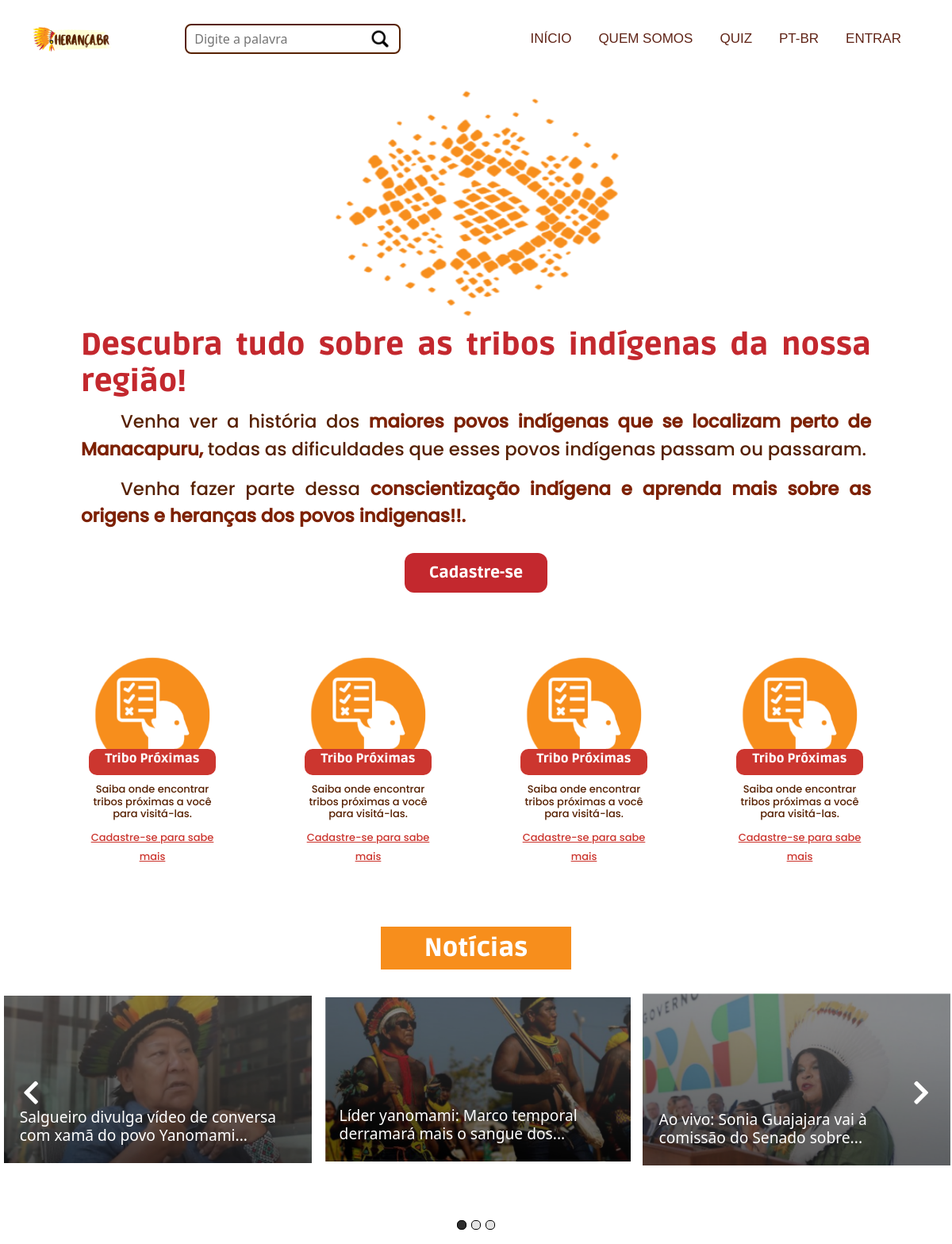
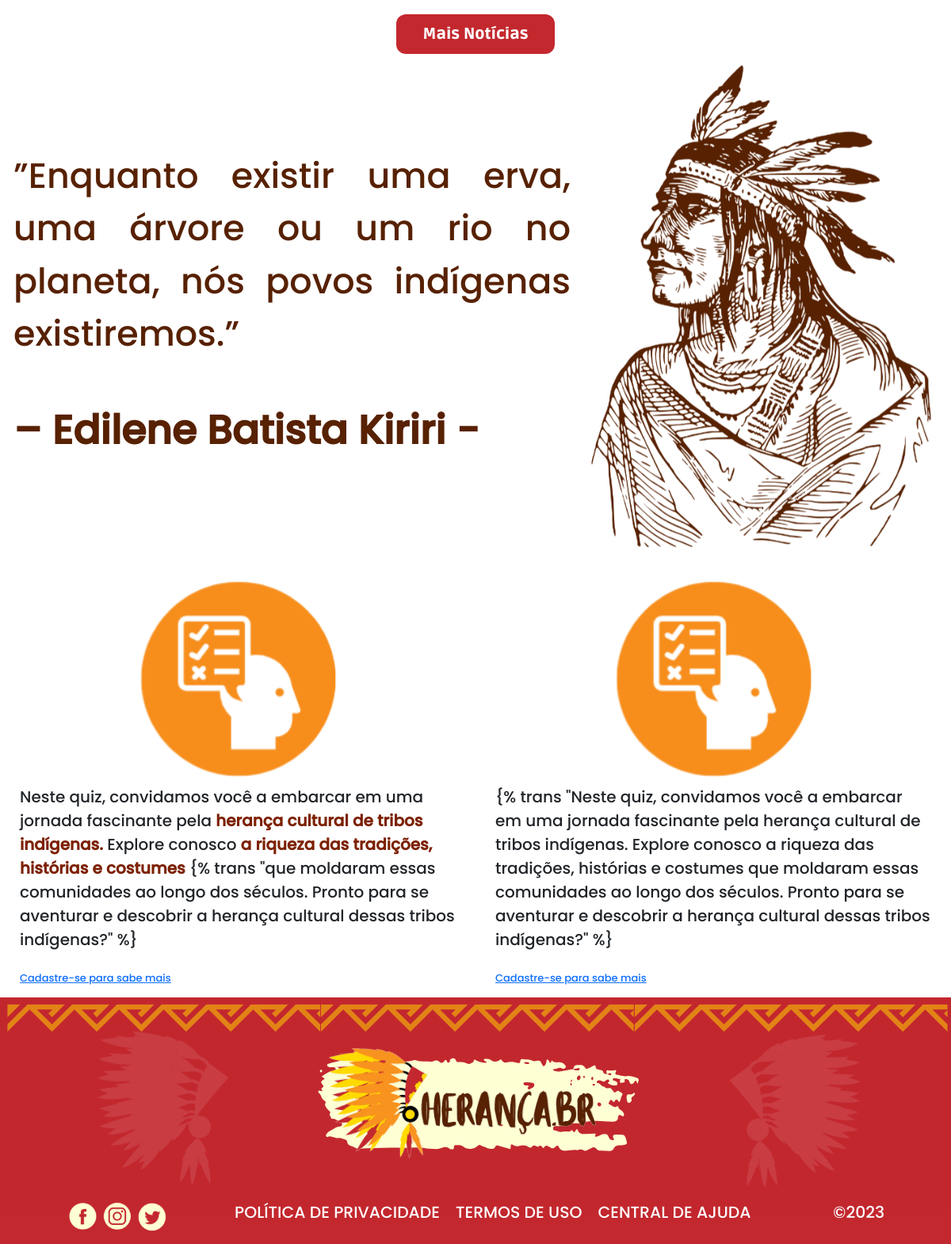
The page / on the database its author committed (2 pictures, top to bottom).
### heranca/models.py (models this page shows, shortened)
class Noticia(models.Model):
    titulo = models.CharField(max_length=200)
    conteudo = models.TextField()
    image = models.ImageField(upload_to='News/cover/%Y/%m/%d/', blank=True, null=True)
    is_public = models.BooleanField(default=True)

### heranca/views.py (the view)
# urls.py: path('', views.index, name='index'),
def index(request):
    error_message = request.GET.get('error', None)
    user = request.user
    login_form = LoginForm()  # Instância do formulário de login
    signup_form = SignupForm()
    page_title = "Herança!"
    noticias = Noticia.objects.all()
    return render(request, 'heranca/herança.html', {'page_title': page_title,'noticias': noticias,'login_form': login_form,'signup_form': signup_form, 'error_message': error_message,})

### templates/heranca/herança.html (shortened to what this page needs)
{% load static %}
{% load i18n %}
<!DOCTYPE html>
<html lang="pt-br">
<head>
    <link rel="stylesheet" href="{% static 'heranca/css/stylesmatheus.css' %}">
    {% include 'heranca/partials/head.html' %}
    <link rel="stylesheet" href="https://cdnjs.cloudflare.com/ajax/libs/font-awesome/5.15.3/css/all.min.css">
    <link rel="stylesheet" href="https://cdnjs.cloudflare.com/ajax/libs/OwlCarousel2/2.3.4/assets/owl.carousel.min.css">
    <link rel="stylesheet" href="https://cdnjs.cloudflare.com/ajax/libs/OwlCarousel2/2.3.4/assets/owl.theme.default.min.css">
    <link href="https://cdn.jsdelivr.net/npm/bootstrap@5.2.3/dist/css/bootstrap.min.css" rel="stylesheet">
</head>
<body>
    {% include 'heranca/partials/header.html' %}
    <main>
       {% include 'heranca/partials/home1.html' %}
        <section class="home2">
            <div class="icons">
                <div class="icon-detail">
                    <a class="" href="#">
                        <div class="icon-img">
                            <img src="{% static 'heranca/images/quiz.png'%}" alt="">
                        </div>
                        <div class="icon-main-text">
                            <h2>{% trans "Tribo Próximas" %}</h2>
                        </div>
                    </a>
                    <div class="icon-subtext">
                        <h3>{% trans "Saiba onde encontrar tribos próximas a você para visitá-las." %}</h3>
                        <a class="icon-more" href="{% url 'account_signup' %}">{% trans "Cadastre-se para sabe mais" %}</a>
                    </div>
                </div>
                <div class="icon-detail">
                    <a class="" href="#">
                        <div class="icon-img">
                            <img src="{% static 'heranca/images/quiz.png'%}" alt="">
                        </div>
                        <div class="icon-main-text">
                            <h2>Tribo Próximas</h2>
                        </div>
                    </a>
                    <div class="icon-subtext">
                        <h3>Saiba onde encontrar tribos próximas a você para visitá-las.</h3>
                        <a class="icon-more" href="{% url 'account_signup' %}">Cadastre-se para sabe mais</a>
                    </div>
                </div>
                <div class="icon-detail">
                    <a class="" href="#">
                        <div class="icon-img">
                            <img src="{% static 'heranca/images/quiz.png'%}" alt="">
                        </div>
                        <div class="icon-main-text">
                            <h2>Tribo Próximas</h2>
                        </div>
                    </a>
                    <div class="icon-subtext">
                        <h3>Saiba onde encontrar tribos próximas a você para visitá-las.</h3>
                        <a class="icon-more" href="{% url 'account_signup' %}">Cadastre-se para sabe mais</a>
                    </div>
                </div>
                <div class="icon-detail">
                    <a class="" href="#">
                        <div class="icon-img">
                            <img src="{% static 'heranca/images/quiz.png'%}" alt="">
                        </div>
                        <div class="icon-main-text">
                            <h2>Tribo Próximas</h2>
                        </div>
                    </a>
                    <div class="icon-subtext">
                        <h3>Saiba onde encontrar tribos próximas a você para visitá-las.</h3>
                        <a class="icon-more" href="{% url 'account_signup' %}">Cadastre-se para sabe mais</a>
                    </div>
                </div>
            </div>
        </section>
        <section class="home3">
            <h2>{% trans "Notícias" %}</h2>
            <div class="slide-button">
                <div class="slide-button-content">
                    <button class="slide-prev-btn"><i class="fas fa-chevron-left"></i></button>
                    <button class="slide-next-btn"><i class="fas fa-chevron-right"></i></button>
                </div>
                <div class="slides owl-carousel">
                    {% for noticia in noticias|slice:":10" %}
                    <div class="slide">
                        <div class="slide-content">
                            <img class="slide-img" src="{{ noticia.image.url }}" alt="{{ noticia.titulo }}">
                            <h2 class="slide-title">{{ noticia.titulo }}</h2>
                        </div>
                    </div>
                    {% endfor %}
                </div>
            </div>
            <div class="slide-selection">
                {% for noticia in noticias|slice:":10" %}
                <label class="slide-option-btn" for="slide{{ forloop.counter }}"></label>
                {% endfor %}
            </div>
        </section>
    </main>
    <section class="home4">
        <a class="more-news signup">
            {% trans "Mais Notícias" %}
        </a>
        <div class="phrase">
            <div class="phrase-text">
                <p class="phrase-main-text">{% trans "”Enquanto existir uma erva, uma árvore ou um rio no planeta, nós povos indígenas existiremos.” " %}</p>
                <p class="phrase-author-text" >– Edilene Batista Kiriri -</p>
            </div>
            <div class="phrase-img">
                <img class="indio" src="{% static 'heranca/images/indio.png'%}" alt="indio">
            </div>
        </div>
    </section>
    <section class="home5">
        <div class="home5-blocks">
            <div class="home5-block">
                <div class="home5-block-img">
                    <img src="{% static 'heranca/images/quiz.png'%}" alt="">
                </div>
                <div class="home5-block-subtext">
                    <p>{% trans "Neste quiz, convidamos você a embarcar em uma jornada fascinante pela " %}<b>{% trans "herança cultural de tribos indígenas." %}</b> {% trans "Explore conosco " %}<b>{% trans "a riqueza das tradições, histórias e costumes" %}</b> {% trans "que moldaram essas comunidades ao longo dos séculos.
                        Pronto para se aventurar e descobrir a herança cultural dessas tribos indígenas?" %}
                    </p>
                    <a class="icon-more" href="{% url 'account_signup' %}">{% trans "Cadastre-se para sabe mais" %}</a>
                </div>
            </div>
            <div class="home5-block">
                <div class="home5-block-img">
                    <img src="{% static 'heranca/images/quiz.png'%}" alt="">
                </div>
                <div class="home5-block-subtext">
                    <p class="">{% trans "Neste quiz, convidamos você a embarcar em uma jornada fascinante pela herança cultural de tribos indígenas. Explore conosco a riqueza das tradições, histórias e costumes que moldaram essas comunidades ao longo dos séculos.
                        Pronto para se aventurar e descobrir a herança cultural dessas tribos indígenas?" %}
                    </p>
                    <a class="icon-more" href="{% url 'account_signup' %}">{% trans "Cadastre-se para sabe mais" %}</a>
                </div>
            </div>
        </div>
    </section>
    <footer>
        <div class="footer-img">
            <img src="{% static 'heranca/images/footer-img.svg' %}" alt="footer-img">
        </div>
        <div class="footer-media">
            <div class="footer-media-social">
                <a href="https://www.facebook.com/profile.php?id=100093649415123&mibextid=ZbWKwL"  target="_blank" class="social-img"><img src="{% static 'heranca/images/facebook.png' %}" alt=""></a>
                <a href="https://instagram.com/ifheranca.br?igshid=MjEwN2IyYWYwYw==" target="_blank" class="social-img"><img src="{% static 'heranca/images/instagram.png' %}" alt=""></a>
                <a href="https://twitter.com/BrHeranca81461?t=X0hbDFXeKxIR_7zlz3URFA&s=08" target="_blank" class="social-img"><img src="{% static 'heranca/images/twitter.png' %}" alt=""></a>
            </div>
            <div class="footer-policy">
                <h2 class="footer-policy-text">{% trans "POLÍTICA DE PRIVACIDADE" %}</h2>
                <h2 class="footer-policy-text">{% trans "TERMOS DE USO" %}</h2>
                <h2 class="footer-policy-text">{% trans "CENTRAL DE AJUDA" %}</h2>
            </div>
            <div class="footer-copyright">
                <h2 class="footer-copyright-text">&copy;2023</h2>
            </div>
        </div>
    </footer>
</body>
</html>

### templates/heranca/partials/head.html (shortened to what this page needs)
{% load static %}
{% load i18n %}
    <link rel="stylesheet" href="{% static 'heranca/css/stylesmatheus.css' %}">

### templates/heranca/partials/header.html (shortened to what this page needs)
{% load static %}
{% load i18n %}
<header>
    <img class="header-logo" src="{% static 'heranca/images/logo.png' %}" alt="logo">
    <form class="header-form" action="">
        <input class="header-search" type="text" placeholder="Digite a palavra">
        <img class="search-icon" src="{% static 'heranca/images/lupa.png'%}" alt="lupa">
    </form>
    <nav class="header-nav">
        <ul class="header-nav-ul">
            <li class="nav-li"><a class="nav-li-links" href="{% url 'index' %}">INÍCIO</a></li>
            <li class="nav-li"><a class="nav-li-links" href="#">QUEM SOMOS</a></li>
            <li class="nav-li"><a class="nav-li-links"  href="#">QUIZ</a></li>
            {% if 'en/' in request.path  %}<li class="nav-li"><a class="nav-li-links"  href="{% url 'set-language' 'pt-br' %}"">EN-US</a></li>
            {% else %}<li class="nav-li"><a class="nav-li-links"  href="{% url 'set-language' 'en' %}"">PT-BR</a></li>
            {% endif %}
            {% if user.is_authenticated %}
            <li class="nav-li"><a class="nav-li-links" href="{% url 'account_logout' %}" id="">SAIR</a></li>
            {% else %}
            <li class="nav-li"><a class="nav-li-links" href="{% url 'account_login' %}" id="menu-login">ENTRAR</a></li>
            {% endif %}
        </ul>
    </nav>
</header>

### templates/heranca/partials/sidebar.html (shortened to what this page needs)
{% load i18n %}

### templates/heranca/partials/home1.html (shortened to what this page needs)
{% load static %}
{% load i18n %}
<section class="home1">
    <div class="home1-block">
        <div class="block3">
            <div>
                <img class="fundo1" src="{% static 'heranca/images/fundo1.png'%}" alt="">
            </div>
        </div>
        <div class="block1">
            <div>
                <h1 class="block1-title">{% trans "Descubra tudo sobre as tribos indígenas da nossa região!" %}</h1>
                <p class="block1-text">{% trans "Venha ver a história dos <b>maiores povos indígenas que se localizam perto de Manacapuru,"%}</b> {% trans " todas as dificuldades que esses povos indígenas passam ou passaram."%} </p>
                <p class="block1-text">{% trans "Venha fazer parte dessa " %}<b>{% trans "conscientização indígena e aprenda mais sobre as origens e heranças dos povos indigenas!!." %}</b></p>
                <a class="signup" id="cadastroButton" href="{% url 'account_signup' %}">{% trans "Cadastre-se<" %}/a>
            </div>
        </div>
    </div>
</section>

### rows shown on the page
Noticia: image (picture), titulo "Líder yanomami: Marco temporal derramará mais o sangue dos..."
Noticia: image (picture), titulo "Ao vivo: Sonia Guajajara vai à comissão do Senado sobre..."
Noticia: image (picture), titulo "Salgueiro divulga vídeo de conversa com xamã do povo Yanomami..."
